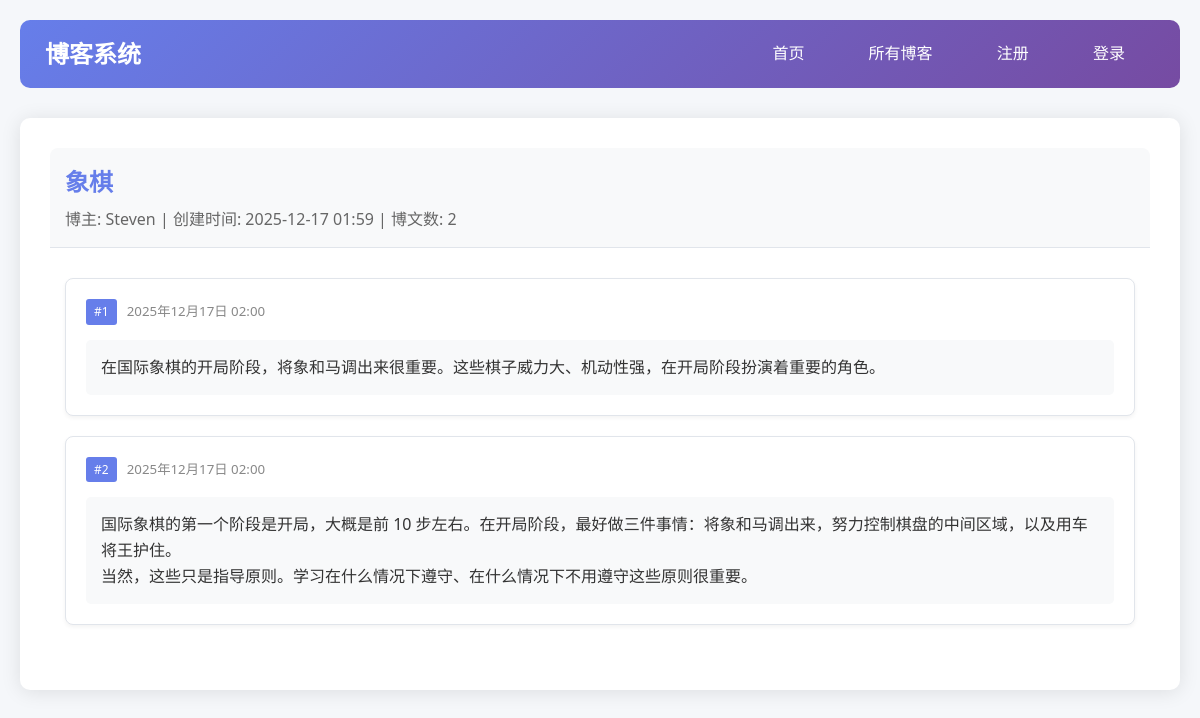
/blogs/12/, run on the app's committed database.
### blogs/models.py (models this page shows, shortened)
class Blog(models.Model):
    name=models.CharField(max_length=25)
    date_added=models.DateTimeField(auto_now_add=True)
    owner=models.ForeignKey(User,on_delete=models.CASCADE)

class Post(models.Model):
    blog=models.ForeignKey(Blog,on_delete=models.CASCADE)
    text=models.TextField()
    date_added=models.DateTimeField(auto_now_add=True)

### blogs/views.py (the view)
# urls.py: path('blogs/<int:blog_id>/',views.blog,name='blog'),
def blog(request,blog_id):
    blog=Blog.objects.get(id=blog_id)
    posts=blog.post_set.order_by('-date_added')
    context={'blog':blog,'posts':posts}
    return render(request,'blogs/blog.html',context)

### blogs/templates/blogs/blog.html (shortened to what this page needs)
{% extends 'blogs/base.html' %}
{% block content %}
    <div class="card-header" style="display: flex; justify-content: space-between; align-items: center;">
        <div>
            <h2 style="color: #667eea;">{{ blog.name }}</h2>
            <p style="color: #666; margin-top: 5px;">
                博主: {{ blog.owner.username }} |
                创建时间: {{ blog.date_added|date:"Y-m-d H:i" }} |
                博文数: {{ posts|length }}
            </p>
        </div>
    </div>
    <div class="card-body">
        {% if posts %}
            {% for post in posts %}
                <div class="card" style="margin-bottom: 20px;">
                    <div style="display: flex; justify-content: space-between; align-items: center; margin-bottom: 15px;">
                        <div style="display: flex; align-items: center; gap: 10px;">
                            <span style="font-size: 12px; background: #667eea; color: white; padding: 3px 8px; border-radius: 3px;">
                                #{{ forloop.counter }}
                            </span>
                            <small style="color: #888;">{{ post.date_added|date:'Y年m月d日 H:i' }}</small>
                        </div>
                    </div>
                    <div style="padding: 15px; background: #f8f9fa; border-radius: 5px;">
                        <p style="white-space: pre-wrap; line-height: 1.8; color: #333;">{{ post.text|linebreaks }}</p>
                    </div>
                </div>
            {% endfor %}
        {% endif %}
    </div>
{% endblock content %}

### blogs/templates/blogs/base.html (style rules this page uses)
* { margin: 0; padding: 0; box-sizing: border-box; font-family: 'Segoe UI', 'Microsoft YaHei', sans-serif; }
body { background-color: #f5f7fa; color: #333; line-height: 1.6; padding: 20px; max-width: 1200px; margin: 0 auto; }
.card { border: 1px solid #e1e5eb; border-radius: 8px; margin: 15px 0; padding: 20px; background: #fff; box-shadow: 0 2px 4px rgba(0,0,0,0.05); transition: transform 0.3s; }
.card-header { background: #f8f9fa; padding: 15px; border-bottom: 1px solid #e1e5eb; border-radius: 8px 8px 0 0; }
.card-body { padding: 15px; }

### data on the page
Blog: name "象棋", owner.username "Steven", date_added "2025-12-17 01:59"
Post: date_added "2025年12月17日 02:00", text "在国际象棋的开局阶段，将象和⻢调出来很重要。这些棋⼦威⼒⼤、机动性强，在开局阶段扮演着重要的⾓⾊。"
Post: date_added "2025年12月17日 02:00", text "国际象棋的第⼀个阶段是开局，⼤概是前 10 步左右。在开局阶段，最好做三件事情：将象和⻢调出来，努⼒控制棋盘的中间区域，以及⽤⻋将王护住。 当然，这些只是指导原则。学习在什么情况下遵守、在什么情况下不⽤遵守这些原则很重要。"

### other printed values
{{ posts|length }} "2"
